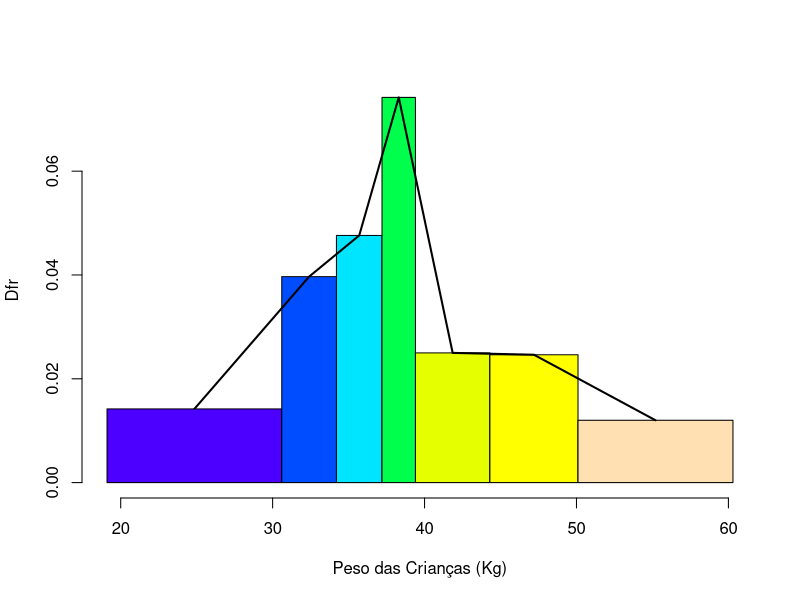

Here is the R script that generated this plot:
pesosEmKg <- c(19.1, 30.6, 34.2, 37.2, 39.4, 44.3, 50.1, 
           20.0, 31.0, 35.2, 38.6, 39.4, 44.4, 56.2, 
           23.3, 31.1, 35.3, 38.7, 41.0, 44.5, 57.1, 
           24.2, 32.0, 36.3, 39.0, 42.1, 45.2, 57.2, 
           28.2, 32.0, 36.5, 39.0, 42.2, 47.5, 58.2, 
           28.2, 33.1, 36.7, 39.1, 43.0, 48.3, 60.2, 
           30.5, 34.0, 37.2, 39.2, 43.0, 49.2, 60.3)

df = matrix(0,8,3)

colnames(df) = c('FA', 'FR', 'FP')
rownames(df) <- c("[19,1;30,6)", "[30,6;34,2)", "[34,2;37,2)","[37,2;39,4)", "[39,4;44,3)", "[44,3;50,1)", "[50,1;60,3]", "Total")

tab.pesosEmKg = table(cut(pesosEmKg, breaks = c(19.1, 30.6, 34.2, 37.2, 39.4, 44.3, 50.1, 60.3)))

df[1:7,1] = tab.pesosEmKg
df[8,1] = length(pesosEmKg)

for(i in 1:8){
  df[i,2] = round(df[i,1]/length(pesosEmKg), digits = 2)
  df[i,3] = df[i,2]*100
}


h <- hist(pesosEmKg, breaks=c(19.1, 30.6, 34.2, 37.2, 39.4, 44.3, 50.1, 60.3),
          freq=FALSE, ylab="Dfr", xlab="Peso das Crianças (Kg)", main="",
          col=topo.colors(7))
points(h$mids, h$density, "l", lwd=2)
